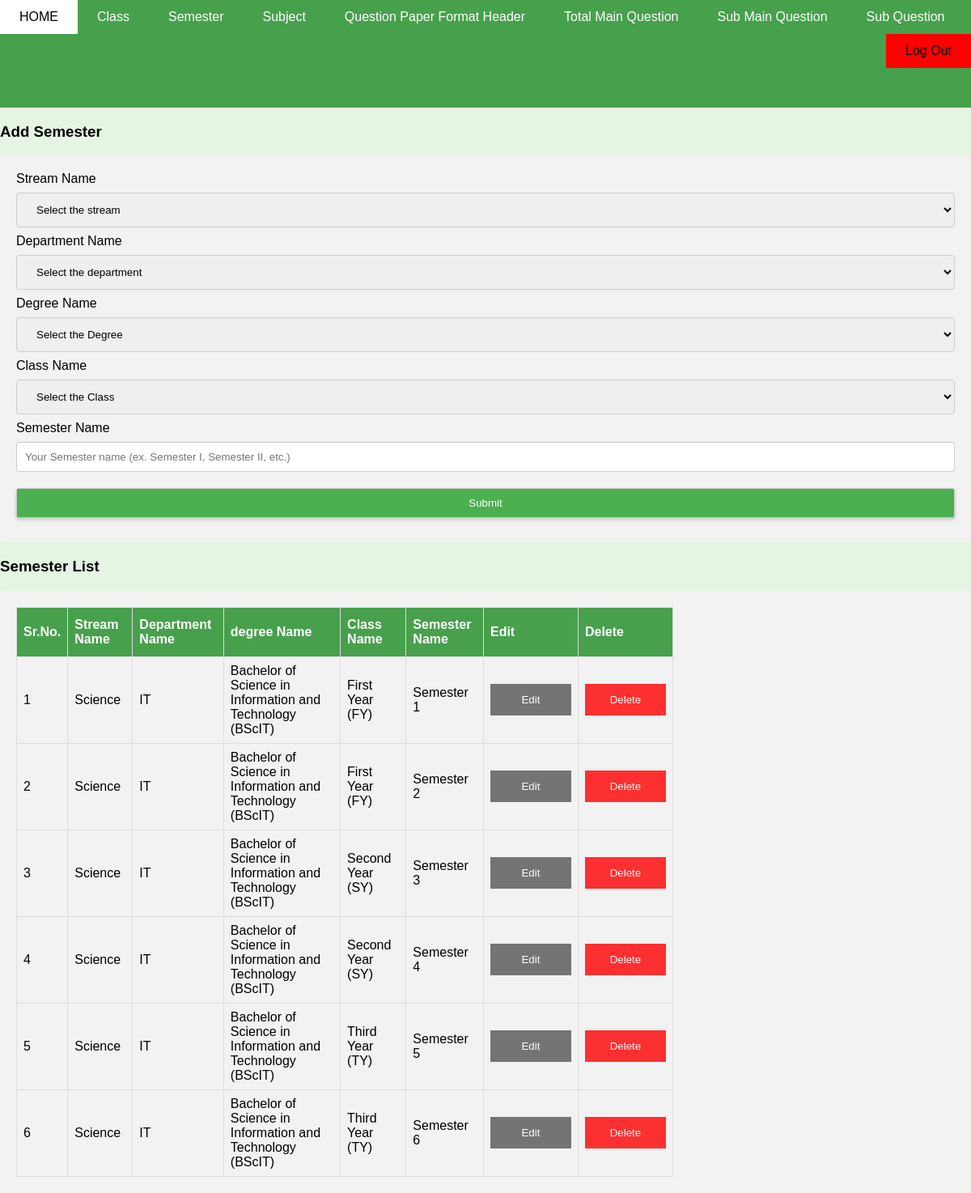
The page /hod/semester/semester.php on the database its author committed.
### tables this page shows
CREATE TABLE `semester` (
  `id` int(11) NOT NULL,
  `stream_id` int(11) NOT NULL,
  `departments_id` int(11) NOT NULL,
  `degree_id` int(11) NOT NULL,
  `class_id` int(11) NOT NULL,
  `semester_name` varchar(255) NOT NULL
);

CREATE TABLE `stream` (
  `id` int(11) NOT NULL,
  `stream_name` varchar(255) NOT NULL
);

CREATE TABLE `departments` (
  `id` int(11) NOT NULL,
  `stream_id` int(11) NOT NULL,
  `dept_name` varchar(255) NOT NULL
);

CREATE TABLE `degree` (
  `id` int(11) NOT NULL,
  `stream_id` int(11) NOT NULL,
  `departments_id` int(11) NOT NULL,
  `degree_name` varchar(255) NOT NULL
);

CREATE TABLE `class` (
  `id` int(11) NOT NULL,
  `stream_id` int(11) NOT NULL,
  `departments_id` int(11) NOT NULL,
  `degree_id` int(11) NOT NULL,
  `class_name` varchar(255) NOT NULL
);

### includes/functions.php (called while the page is built, shortened)
<?php
function fetchData($parameters)
{
    global $db;
    $tables = array(
        'stream',
        'departments',
        'degree',
        'class',
        'semester',
        'subjects',
        'units',
        'fill_in_the_blank_based_question',
        'five_marks_question',
        'four_marks_question',
        'mcq_based_question',
        'one_marks_question',
        'question_paper_formate',
        'total_main_question',
        'total_submain_question',
        'total_sub_question'
    );
    $table = isset($parameters['table']) ? $parameters['table'] : "";
    $condition = isset($parameters['condition']) ? $parameters['condition'] : "";
    if (!empty($table) && in_array($table, $tables)) {
        $sql = "SELECT * FROM $table $condition";
        $result_set = $db->query($sql);
        if ($result_set->rowCount()) {
            return $result_set->fetchAll(PDO::FETCH_ASSOC);
        } else {
            return false;
        }
    } else {
        return false;
    }
}
?>

### hod/semester/semester.php (the view, shortened to what this page needs)
<?php
	require_once($_SERVER['DOCUMENT_ROOT'].'/hod/header/hod_header.php');
?>
<div>
	<div class="view_error_message">
	</div>
	<div class="row">
		<div class="col-sm-12">
				<h3 class="heading-name">Add Semester</h3>
				<div class="div-form">
					<form action="<?php echo htmlspecialchars($_SERVER['PHP_SELF']); ?>" method="POST">
						<label for="stream_id">Stream Name</label>
						<select id="stream_id" name="stream_id" required>
							<option value="">Select the stream</option>
							<?php if($streams = fetchData(array('table'=>'stream','condition'=>''))): ?>
								<?php foreach($streams as $stream): ?>
									<option value="<?php echo $stream['id']; ?>"><?php echo $stream['stream_name']; ?></option>
								<?php endforeach; ?>
							<?php endif; ?>
						</select>
						<label for="departments_id">Department Name</label>
						<select id="departments_id" name="departments_id" required>
							<option value="">Select the department</option>
							<?php if($departments = fetchData(array('table'=>'departments','condition'=>''))): ?>
								<?php foreach($departments as $department): ?>
									<option value="<?php echo $department['id']; ?>"><?php echo $department['dept_name']; ?></option>
								<?php endforeach; ?>
							<?php endif; ?>
						</select>
						<label for="degree_id">Degree Name</label>
						<select id="degree_id" name="degree_id" required>
							<option value="">Select the Degree</option>
							<?php if($degrees = fetchData(array('table'=>'degree','condition'=>''))): ?>
								<?php foreach($degrees as $degree): ?>
									<option value="<?php echo $degree['id']; ?>"><?php echo $degree['degree_name']; ?></option>
								<?php endforeach; ?>
							<?php endif; ?>
						</select>
						<label for="class_id">Class Name</label>
						<select id="class_id" name="class_id" required>
							<option value="">Select the Class</option>
							<?php if($classs = fetchData(array('table'=>'class','condition'=>''))): ?>
								<?php foreach($classs as $class): ?>
									<option value="<?php echo $class['id']; ?>"><?php echo $class['class_name']; ?></option>
								<?php endforeach; ?>
							<?php endif; ?>
						</select>
						<label for="semester_name">Semester Name</label>
						<input type="text" class="input-text" id="semester_name" name="semester_name" placeholder="Your Semester name (ex. Semester I, Semester II, etc.)" required>
						<input type="submit" class="input-submit" value="Submit" id="submit" name="submit">
					</form>
				</div>
				<h3 class="heading-name">Semester List</h3>
				<div class="div-form">
					<?php if($semesters = fetchData(array('table'=>'semester', 'condition'=>''))): ?>
						<table id="table_structure">
							<tr>
								<th>Sr.No.</th>
								<th>Stream Name</th>
								<th>Department Name</th>
								<th>degree Name</th>
								<th>Class Name</th>
								<th>Semester Name</th>
								<th>Edit</th>
								<th>Delete</th>
							</tr>
							<?php $count=1; foreach($semesters as $semester): ?>
								<tr>
									<td><?php echo $count; ?></td>
									<?php if($streams = fetchData(array('table'=>'stream', 'condition'=>'WHERE id = '.$semester['stream_id']))): ?>
										<?php foreach($streams as $stream): ?>
											<td><?php echo $stream['stream_name']; ?></td>
										<?php endforeach; ?>
									<?php endif; ?>
									<?php if($departments = fetchData(array('table'=>'departments', 'condition'=>'WHERE id = '.$semester['departments_id']))): ?>
										<?php foreach($departments as $department): ?>
											<td><?php echo $department['dept_name']; ?></td>
										<?php endforeach; ?>
									<?php endif; ?>
									<?php if($degrees = fetchData(array('table'=>'degree', 'condition'=>'WHERE id = '.$semester['degree_id']))): ?>
										<?php foreach($degrees as $degree): ?>
											<td><?php echo $degree['degree_name']; ?></td>
										<?php endforeach; ?>
									<?php endif; ?>
									<?php if($classs = fetchData(array('table'=>'class', 'condition'=>'WHERE id = '.$semester['class_id']))): ?>
										<?php foreach($classs as $class): ?>
											<td><?php echo $class['class_name']; ?></td>
										<?php endforeach; ?>
									<?php endif; ?>
									<td><?php echo $semester['semester_name']; ?></td>
									<td><button class="open-button" onclick="openForm(<?php echo $semester['id']; ?>)">Edit</button></td>
									<td><a href="/admin/delete_row.php?id=<?php echo $semester['id'].'&from=semester&calling_script='.$_SERVER['PHP_SELF']; ?>"><button style="background-color:red;" class="open-button">Delete</button></a></td>
								</tr>
							<?php $count++; endforeach; ?>
						</table>
					<?php endif; ?>
				</div>
		</div>
	</div>
</div>

### assets/css/custom.css (style rules this page uses)
.input-text, select { width: 100%; padding: 12px 20px; margin: 8px 0; display: inline-block; border: 1px solid #ccc; border-radius: 4px; box-sizing: border-box; }
.input-submit { display: block; margin: 0 auto; text-align: center; background-color: #47a04c; color: white; padding: 10px 20px; margin-top: 10px; border: none; border-radius: 10px; box-shadow: 0px 2px 4px rgba(0, 0, 0, 0.2); cursor: pointer; }
.div-form { border-radius: 5px; background-color: #f2f2f2; padding: 20px; }
.view_error_message { margin-top: 43px; width: 100%; height: 90px; background-color: #47a04c; color: white; }
#table_structure { font-family: "Trebuchet MS", Arial, Helvetica, sans-serif; border-collapse: collapse; width: 70%; }
#table_structure td, #table_structure th { border: 1px solid #ddd; padding: 8px; }
#table_structure tr:nth-child(even) { background-color: #f2f2f2; }
#table_structure th { padding-top: 12px; padding-bottom: 12px; text-align: left; background-color: #47a04c; color: white; }
.open-button { background-color: #555; color: white; padding: 12px 12px; border: none; cursor: pointer; opacity: 0.8; width: 100px; }

### includes/header.php (style rules this page uses)
body { font-family: Arial, sans-serif; background-color: #E5F4E3; margin: 0; padding: 0; }
input[type="text"], input[type="password"], input[type="submit"] { width: 100%; padding: 10px; margin-bottom: 10px; border: 1px solid #ccc; border-radius: 3px; }
input[type="submit"] { background-color: #4CAF50; color: #fff; cursor: pointer; }

### rows shown on the page
semester: semester_name "Semester 1"
stream: stream_name "Science"
departments: dept_name "IT"
degree: degree_name "Bachelor of Science in Information and Technology (BScIT)"
class: class_name "First Year (FY)"
semester: semester_name "Semester 2"
semester: semester_name "Semester 3"
class: class_name "Second Year (SY)"
semester: semester_name "Semester 4"
semester: semester_name "Semester 5"
class: class_name "Third Year (TY)"
semester: semester_name "Semester 6"
